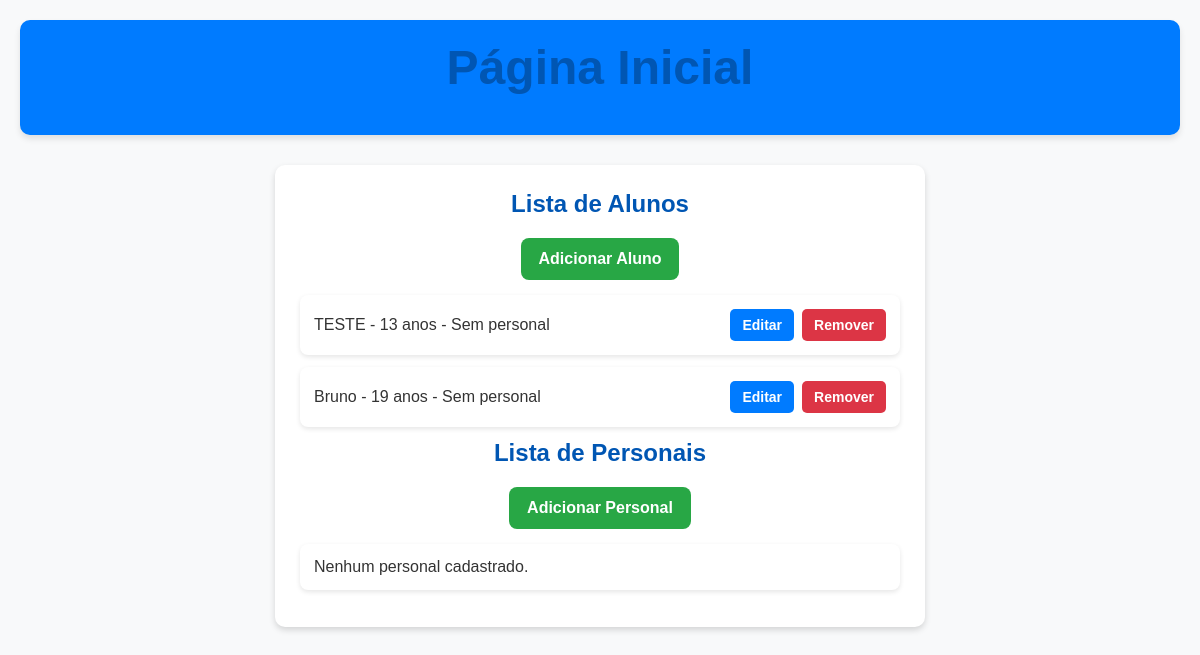
Before: / with the older database file.
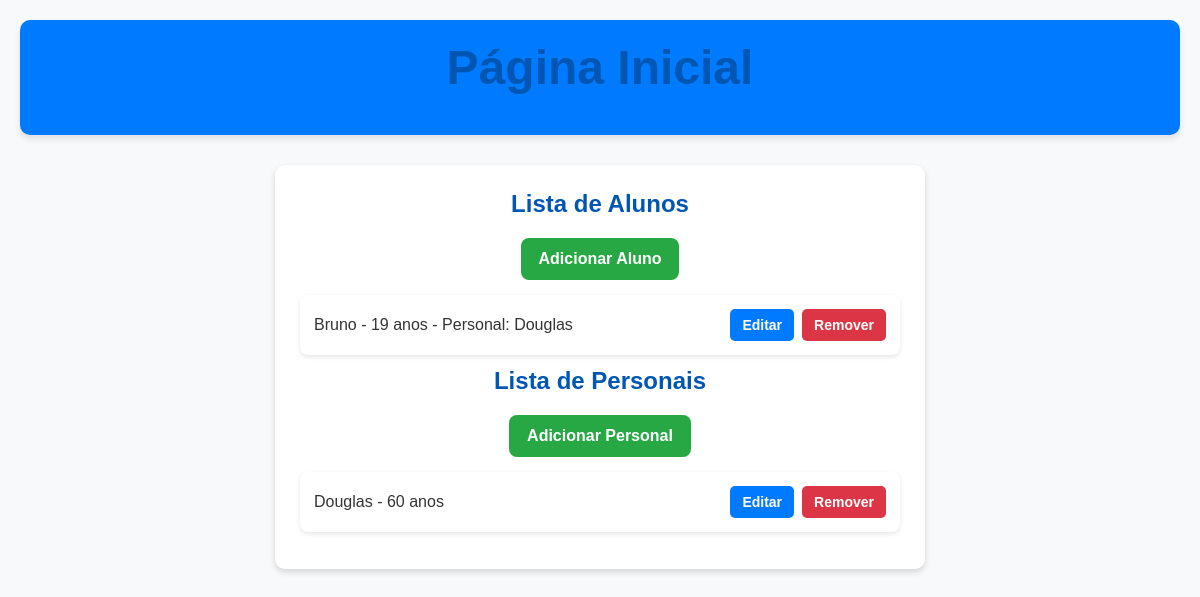
After: the same page with the newer database file.
### academia/models.py (models this page shows, shortened)
class Pessoa(models.Model):
    nome = models.CharField(max_length=150)
    email = models.EmailField()
    idade = models.IntegerField()
    cpf = models.CharField(max_length=11)
    class Meta:
        abstract = True

class Aluno(Pessoa):
    peso = models.FloatField()
    altura = models.FloatField()
    personal = models.ForeignKey(Personal, on_delete= models.SET_NULL, blank=True, null=True)
    class Meta:
        verbose_name = "Aluno"
        verbose_name_plural = "Alunos"

class Personal(Pessoa):
    especialidade = models.CharField(max_length=100)
    cref = models.CharField(max_length=20, unique=True)
    class Meta:
        verbose_name = "Personal Trainer"
        verbose_name_plural = "Personais Trainers"

### academia/views.py (the view)
# urls.py: path("", index, name="index"),
def index(request): #lista
    aluno = Aluno.objects.all()
    personal = Personal.objects.all()
    return render(request, "academia/index.html", {"alunos": aluno, "personais": personal})

### academia/templates/academia/index.html (shortened to what this page needs)
{% load static %}
<!DOCTYPE html>
<html lang="pt">
<head>
    <link rel="stylesheet" href="{% static 'academia/css/style.css' %}">
</head>
<body>
    <header>
        <h1>Página Inicial</h1>
    </header>
    <main class="container">
        <section>
            <h2>Lista de Alunos</h2>
            <a href="{% url 'cadastro_aluno' %}" class="btn btn-add">Adicionar Aluno</a>
            <ul class="lista">
                {% for aluno in alunos %}
                    <li>
                        {{ aluno.nome }} - {{ aluno.idade }} anos
                        {% if aluno.personal %} - Personal: {{ aluno.personal.nome }}
                        {% else %} - Sem personal
                        {% endif%}
                        <div class="actions">
                            <a href="{% url 'editar_aluno' aluno.id %}" class="btn btn-edit">Editar</a>
                            <a href="{% url 'remover_aluno' aluno.id %}" class="btn btn-delete">Remover</a>
                        </div>
                    </li>
                {% empty %}
                    <li>Nenhum aluno cadastrado.</li>
                {% endfor %}
            </ul>
        </section>
        <section>
            <h2>Lista de Personais</h2>
            <a href="{% url 'cadastro_personal' %}" class="btn btn-add">Adicionar Personal</a>
            <ul class="lista">
                {% for personal in personais %}
                    <li>
                        {{ personal.nome }} - {{ personal.idade }} anos
                        <div class="actions">
                            <a href="{% url 'editar_personal' personal.id %}" class="btn btn-edit">Editar</a>
                            <a href="{% url 'remover_personal' personal.id %}" class="btn btn-delete">Remover</a>
                        </div>
                    </li>
                {% empty %}
                    <li>Nenhum personal cadastrado.</li>
                {% endfor %}
            </ul>
        </section>
    </main>
</body>
</html>

### static/academia/css/style.css (style rules this page uses)
* { margin: 0; padding: 0; box-sizing: border-box; font-family: 'Arial', sans-serif; }
body { background-color: #f8f9fa; color: #333; padding: 20px; }
header { background-color: #007bff; color: white; text-align: center; padding: 20px; font-size: 24px; font-weight: bold; border-radius: 10px; margin-bottom: 30px; box-shadow: 0px 4px 6px rgba(0, 0, 0, 0.1); }
.container { max-width: 650px; margin: 0 auto; background: white; padding: 25px; border-radius: 10px; box-shadow: 0px 3px 6px rgba(0, 0, 0, 0.15); }
h1, h2 { text-align: center; color: #0056b3; margin-bottom: 20px; }
.lista { list-style: none; padding: 0; margin: 0; }
.lista li { background: #ffffff; margin-bottom: 12px; padding: 14px; border-radius: 8px; box-shadow: 0px 2px 5px rgba(0, 0, 0, 0.1); font-size: 16px; display: flex; justify-content: space-between; align-items: center; transition: transform 0.2s ease-in-out, box-shadow 0.3s ease-in-out; }
.btn { display: inline-block; padding: 10px 15px; text-decoration: none; font-size: 14px; font-weight: bold; border-radius: 5px; transition: 0.3s; cursor: pointer; border: none; }
.btn-add { background-color: #28a745; color: white; display: block; text-align: center; width: fit-content; margin: 15px auto; padding: 12px 18px; font-size: 16px; border-radius: 8px; }
.actions { display: flex; gap: 8px; }
.btn-edit { background-color: #007bff; color: white; padding: 8px 12px; }
.btn-delete { background-color: #dc3545; color: white; padding: 8px 12px; }

Changed rows visible on the page:
removed Aluno: nome "TESTE", idade "13", shows "- Sem personal"
changed Aluno "Bruno": personal.nome (not shown) → "Douglas"; personal_id "- Sem personal" → "- Personal:"
added Personal: nome "Douglas", idade "60"
Other visible differences:
text no longer shown: "Nenhum personal cadastrado."
